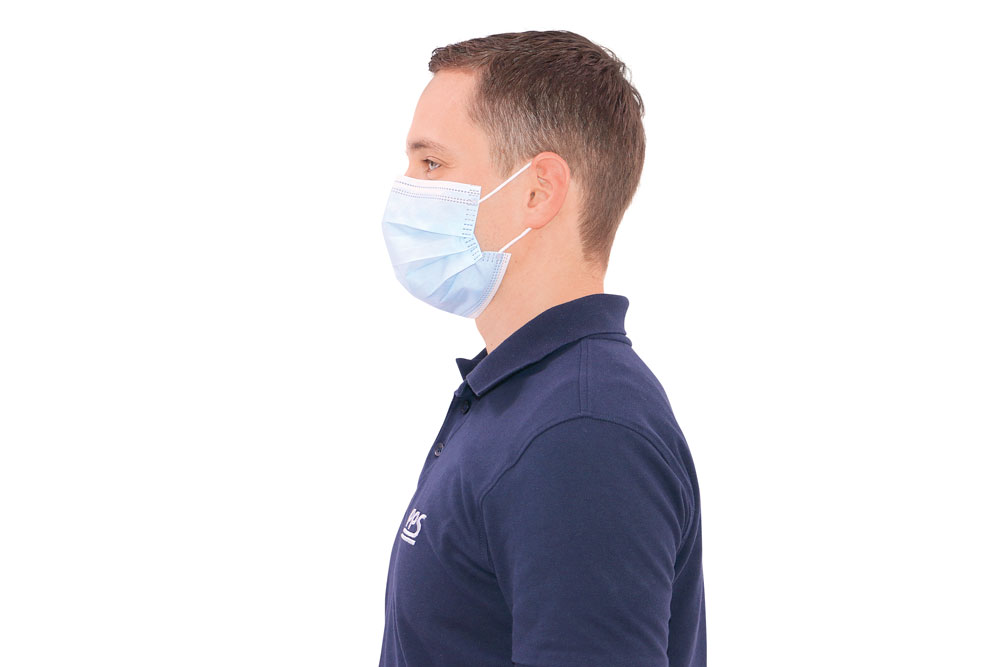
#> input picture images/image3.jpg, 1000 x 667 px, found by its file name
$ python 'image thresholding.py'
#> lines starting #> are read from the running program, lines starting #| are printed output that depends on the picture; after the words box and inside, x2 and y2 are one past the last pixel; in counts of white or black regions, pixels touching at a corner belong together
## copied from doc

import cv2 as cv
import numpy as np
from matplotlib import pyplot as plt


img0 = cv.imread('images\image3.jpg')
#> img0 is the input picture: shape (667, 1000, 3); mean B, G, R 222.8, 219.3, 221.7
img = cv.cvtColor(img0,cv.COLOR_BGR2GRAY)
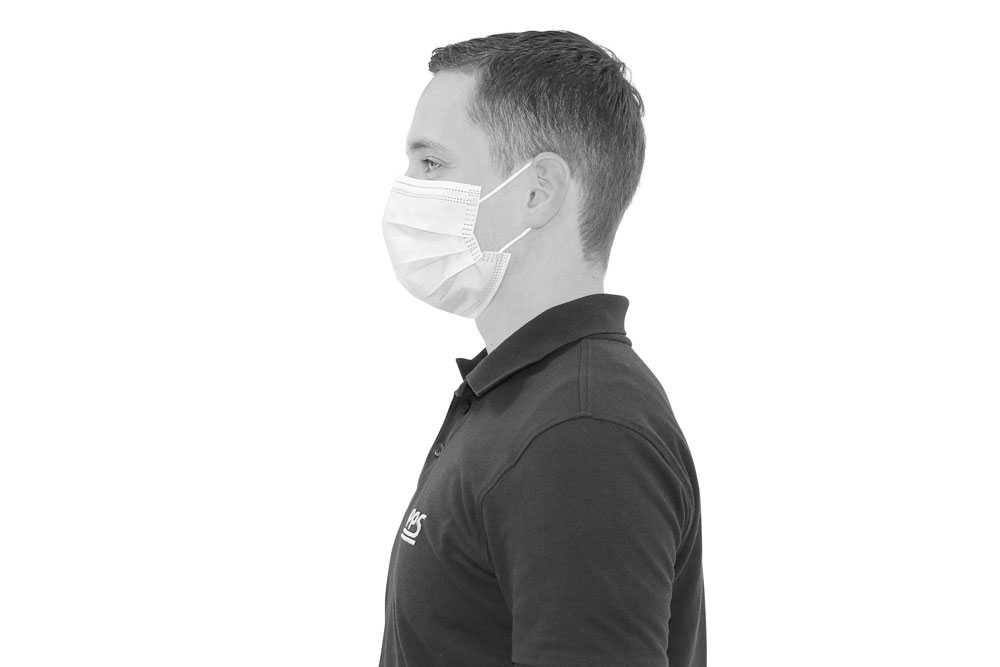
#> img: shape (667, 1000); min 5, max 255, mean 220.4

ret,thresh1 = cv.threshold(img,127,255,cv.THRESH_BINARY)
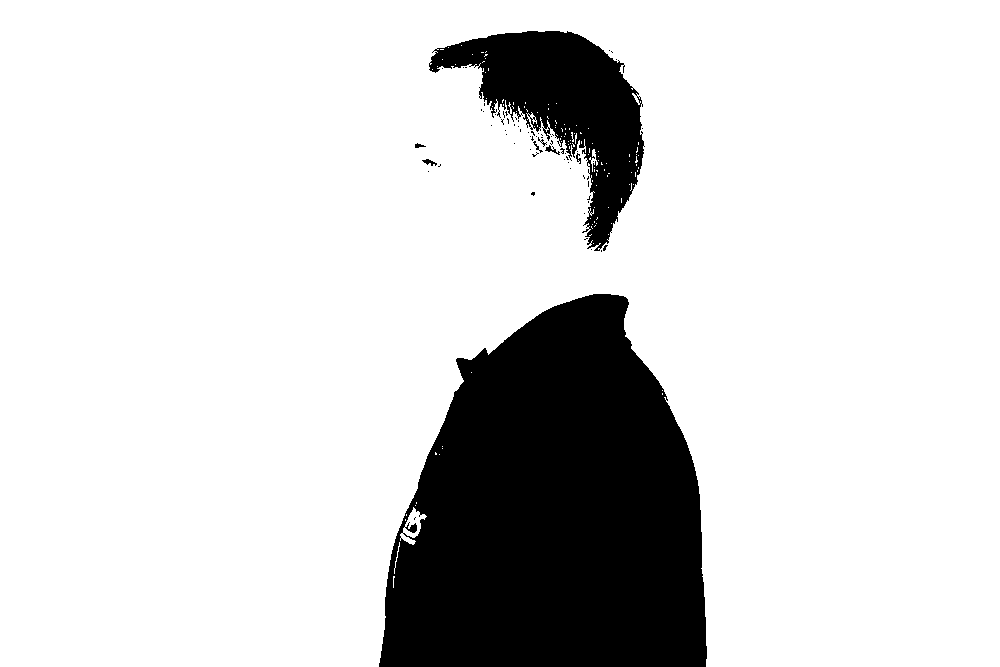
#> thresh1: shape (667, 1000); 83.3% white; 67 black regions (59 under 20 px), largest, box (x1, y1, x2, y2) and area: (379, 294, 707, 667) 92190, (429, 31, 645, 251) 18873, (545, 145, 560, 155) 52
ret,thresh2 = cv.threshold(img,127,255,cv.THRESH_BINARY_INV)
ret,thresh3 = cv.threshold(img,127,255,cv.THRESH_TRUNC)
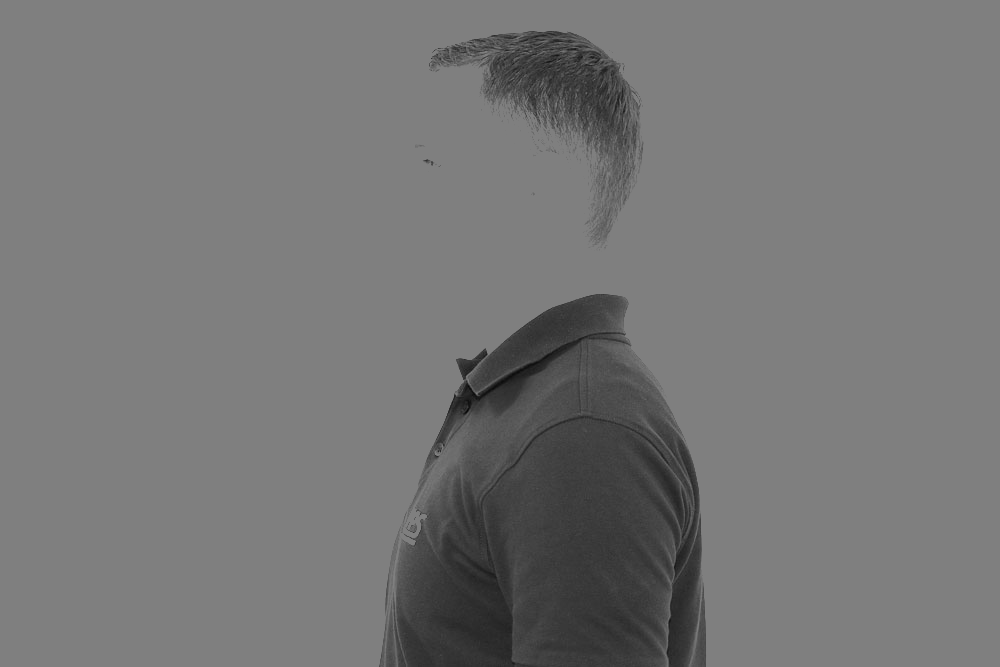
#> thresh3: shape (667, 1000); min 5, max 127, mean 117.5
ret,thresh4 = cv.threshold(img,127,255,cv.THRESH_TOZERO)
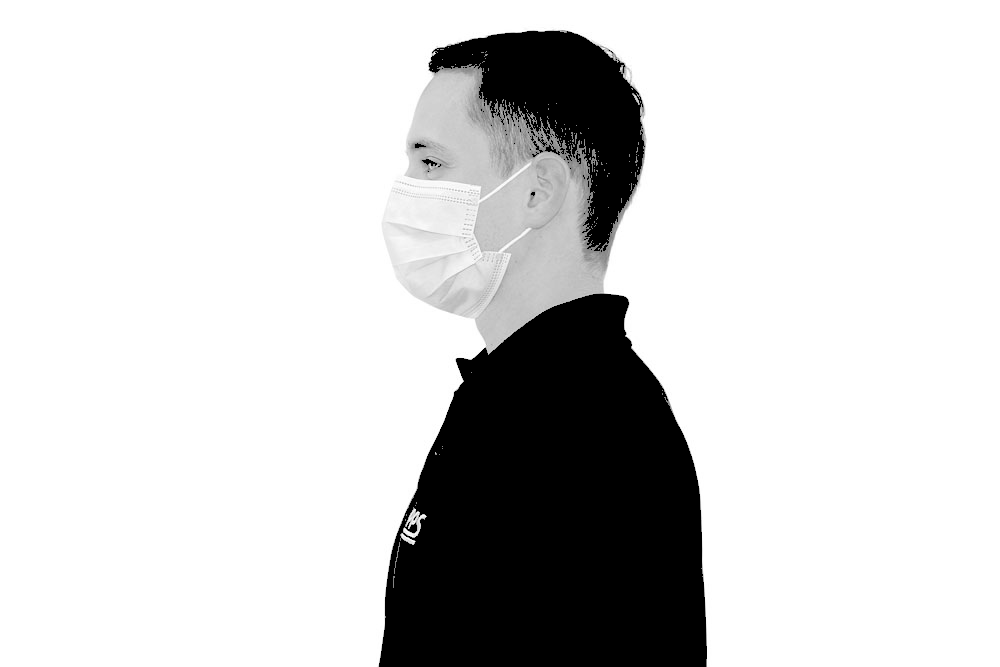
#> thresh4: shape (667, 1000); min 0, max 255, mean 208.7
ret,thresh5 = cv.threshold(img,127,255,cv.THRESH_TOZERO_INV)
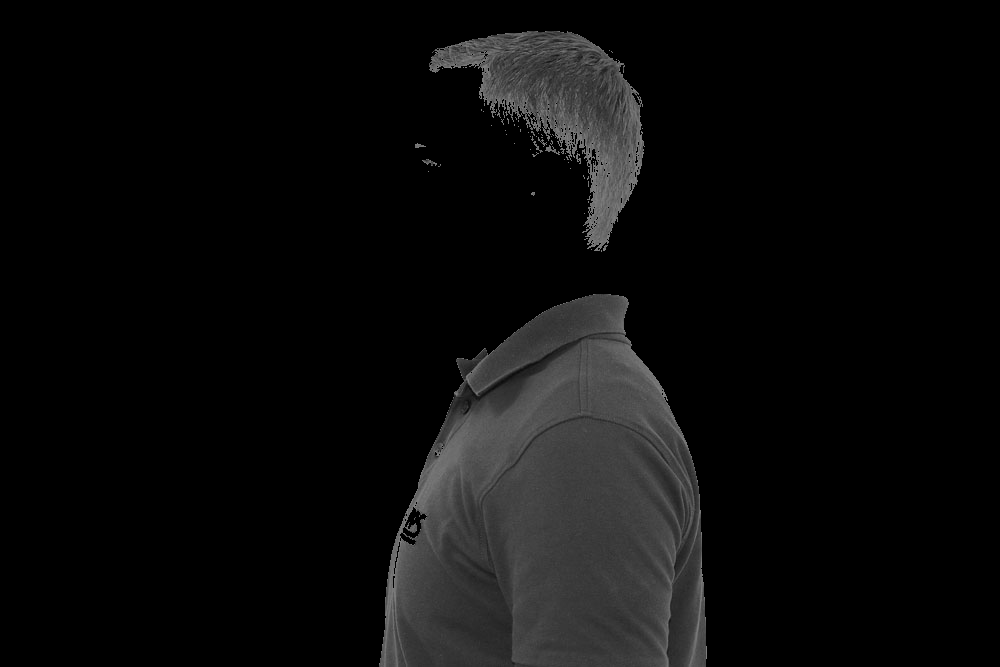
#> thresh5: shape (667, 1000); min 0, max 127, mean 11.7

titles = ['Original Image','BINARY','BINARY_INV','TRUNC','TOZERO','TOZERO_INV']
images = [img, thresh1, thresh2, thresh3, thresh4, thresh5]

for i in range(6):
    plt.subplot(2,3,i+1),plt.imshow(images[i],'gray',vmin=0,vmax=255)
    plt.title(titles[i])
    plt.xticks([]),plt.yticks([])
plt.show()
